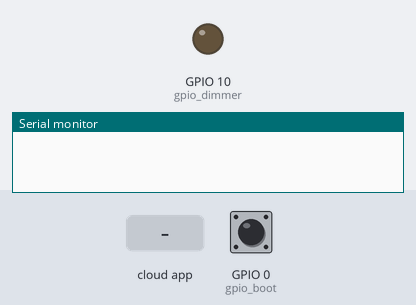
Simulated run of this sketch. Board: ESP32-S3. Parts: output pins drawn as LEDs (lit = HIGH), the last lines printed to the serial monitor. Dashed ring = blinking. Inputs (shaded band) come from the test bench; at power-on: GPIO 0 (gpio_boot) HIGH. WiFi joins after 1.5 s; servers stay silent unless stated.

Above: at 1.2 s.
1.3 s: the phone or cloud app sets NightLED to 1
At 2.5 s:
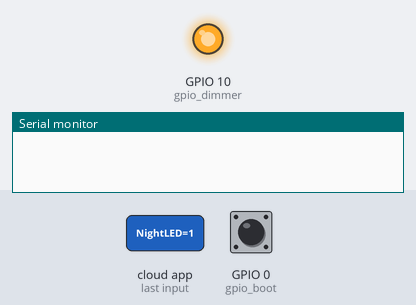
2.8 s: the phone or cloud app sets NightLED to 0
At 3.9 s:
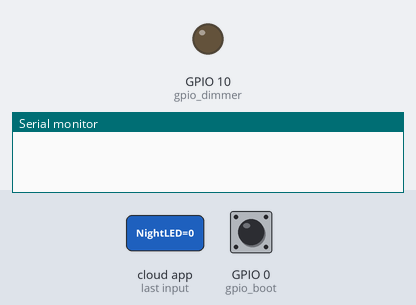
4.3 s: GPIO 0 (gpio_boot) pulsed LOW 5 times (0.12 s each, 0.3 s apart)
At 4.6 s:
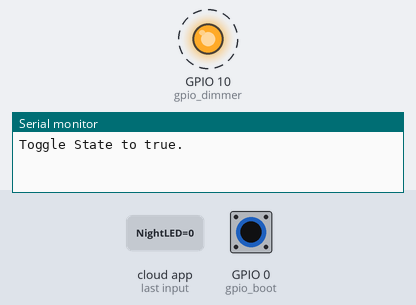
Timing chart, 0 to 7.3 s (numbered marks = the images above; inputs shaded):
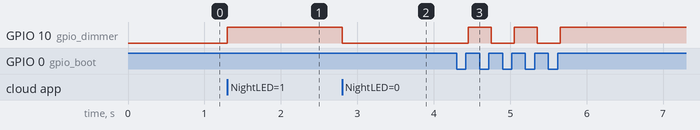

Measured:
- after the input at 1.3 s, GPIO 10 (gpio_dimmer): LOW → HIGH at once
- after the input at 2.8 s, GPIO 10 (gpio_dimmer): HIGH → LOW at once
- after the input at 4.3 s, GPIO 10 (gpio_dimmer): alternates HIGH for 0.30 s and LOW for 0.30 s, 5 changes in all, then stays HIGH, starting after 0.15 s

The sketch:

nightLED_rainmaker.ino
```cpp
//This example demonstrates the ESP RainMaker with a custom device
#include "RMaker.h"
#include "WiFi.h"
#include "WiFiProv.h"

// set default lightbulb status
#define DEFAULT_POWER_MODE false

#define DEFAULT_DIMMER_LEVEL 100
const char *service_name = "PROV_1234";
const char *pop = "abcd1234";

//GPIO for boot button, this is used to reset rainmaker
#if CONFIG_IDF_TARGET_ESP32C3
static int gpio_boot = 9;
#else
static int gpio_boot = 0;
#endif

// lightbulb pin
static int gpio_dimmer = 10;
bool dimmer_state = false;

int dimmer_level_arduino = 255;
int dimmer_level_percent = 100;

// The framework provides some standard device types like switch, lightbulb, fan, temperature sensor.
// But, you can also define custom devices using the 'Device' base class object, as shown here
static Device *my_device = NULL;

void sysProvEvent(arduino_event_t *sys_event)
{
    switch (sys_event->event_id) {
    case ARDUINO_EVENT_PROV_START:
#if CONFIG_IDF_TARGET_ESP32S2
        Serial.printf("\nProvisioning Started with name \"%s\" and PoP \"%s\" on SoftAP\n", service_name, pop);
        printQR(service_name, pop, "softap");
#else
        Serial.printf("\nProvisioning Started with name \"%s\" and PoP \"%s\" on BLE\n", service_name, pop);
        printQR(service_name, pop, "ble");
#endif
        break;
    case ARDUINO_EVENT_PROV_INIT:
        wifi_prov_mgr_disable_auto_stop(10000);
        break;
    case ARDUINO_EVENT_PROV_CRED_SUCCESS:
        wifi_prov_mgr_stop_provisioning();
        break;
    default:;
    }
}

void write_callback(Device *device, Param *param, const param_val_t val, void *priv_data, write_ctx_t *ctx)
{
    const char *device_name = device->getDeviceName();
    const char *param_name = param->getParamName();

    if (strcmp(param_name, "Power") == 0) {
        // Serial.printf("Received value = %s for %s - %s\n", val.val.b ? "true" : "false", device_name, param_name);
        dimmer_state = val.val.b;
        param->updateAndReport(val);
    }else if (strcmp(param_name, "Level") == 0) {
        // Serial.printf("\nReceived value = %d for %s - %s\n", val.val.i, device_name, param_name);
        // change light brightness
        dimmer_level_percent = val.val.i;
        dimmer_level_arduino = map(dimmer_level_percent, 0, 100, 0, 255);
        param->updateAndReport(val);
    }
    analogWrite(gpio_dimmer, dimmer_level_arduino*dimmer_state);
}

void setup()
{
    Serial.begin(115200);
    pinMode(gpio_boot, INPUT);
    pinMode(gpio_dimmer, OUTPUT);
    digitalWrite(gpio_dimmer, DEFAULT_POWER_MODE);

    Node my_node;
    my_node = RMaker.initNode("ESP RainMaker Node");
    my_device = new Device("NightLED", "esp.device.lightbulb", &gpio_dimmer);
    if (!my_device) {
        return;
    }
    //Create custom dimmer device
    my_device->addNameParam();
    my_device->addPowerParam(DEFAULT_POWER_MODE);
    my_device->assignPrimaryParam(my_device->getParamByName(ESP_RMAKER_DEF_POWER_NAME));

    //Create and add a custom level parameter
    Param level_param("Level", "custom.param.level", value(DEFAULT_DIMMER_LEVEL), PROP_FLAG_READ | PROP_FLAG_WRITE);
    level_param.addBounds(value(0), value(100), value(1));
    level_param.addUIType(ESP_RMAKER_UI_SLIDER);
    my_device->addParam(level_param);

    my_device->addCb(write_callback);

    //Add custom dimmer device to the node
    my_node.addDevice(*my_device);

    //This is optional
    RMaker.enableOTA(OTA_USING_TOPICS);
    //If you want to enable scheduling, set time zone for your region using setTimeZone().
    //The list of available values are provided here https://rainmaker.espressif.com/docs/time-service.html
    // RMaker.setTimeZone("Asia/Shanghai");
    // Alternatively, enable the Timezone service and let the phone apps set the appropriate timezone
    RMaker.enableTZService();

    RMaker.enableSchedule();

    RMaker.enableScenes();

    RMaker.start();

    WiFi.onEvent(sysProvEvent);
#if CONFIG_IDF_TARGET_ESP32S2
    WiFiProv.beginProvision(WIFI_PROV_SCHEME_SOFTAP, WIFI_PROV_SCHEME_HANDLER_NONE, WIFI_PROV_SECURITY_1, pop, service_name);
#else
    WiFiProv.beginProvision(WIFI_PROV_SCHEME_BLE, WIFI_PROV_SCHEME_HANDLER_FREE_BTDM, WIFI_PROV_SECURITY_1, pop, service_name);
#endif
}

void loop()
{
    if (digitalRead(gpio_boot) == LOW) { //Push button pressed

        // Key debounce handling
        delay(100);
        int startTime = millis();
        while (digitalRead(gpio_boot) == LOW) {
            delay(50);
        }
        int endTime = millis();

        if ((endTime - startTime) > 10000) {
            // If key pressed for more than 10secs, reset all
            Serial.printf("Reset to factory.\n");
            RMakerFactoryReset(2);
        } else if ((endTime - startTime) > 3000) {
            Serial.printf("Reset Wi-Fi.\n");
            // If key pressed for more than 3secs, but less than 10, reset Wi-Fi
            RMakerWiFiReset(2);
        } else {
            // Toggle device state
            dimmer_state = !dimmer_state;
            Serial.printf("Toggle State to %s.\n", dimmer_state ? "true" : "false");
            if (my_device) {
                my_device->updateAndReportParam(ESP_RMAKER_DEF_POWER_NAME, dimmer_state);
            }
            (dimmer_state == false) ? digitalWrite(gpio_dimmer, LOW) : digitalWrite(gpio_dimmer, HIGH);
        }
    }
    delay(100);
}
```
